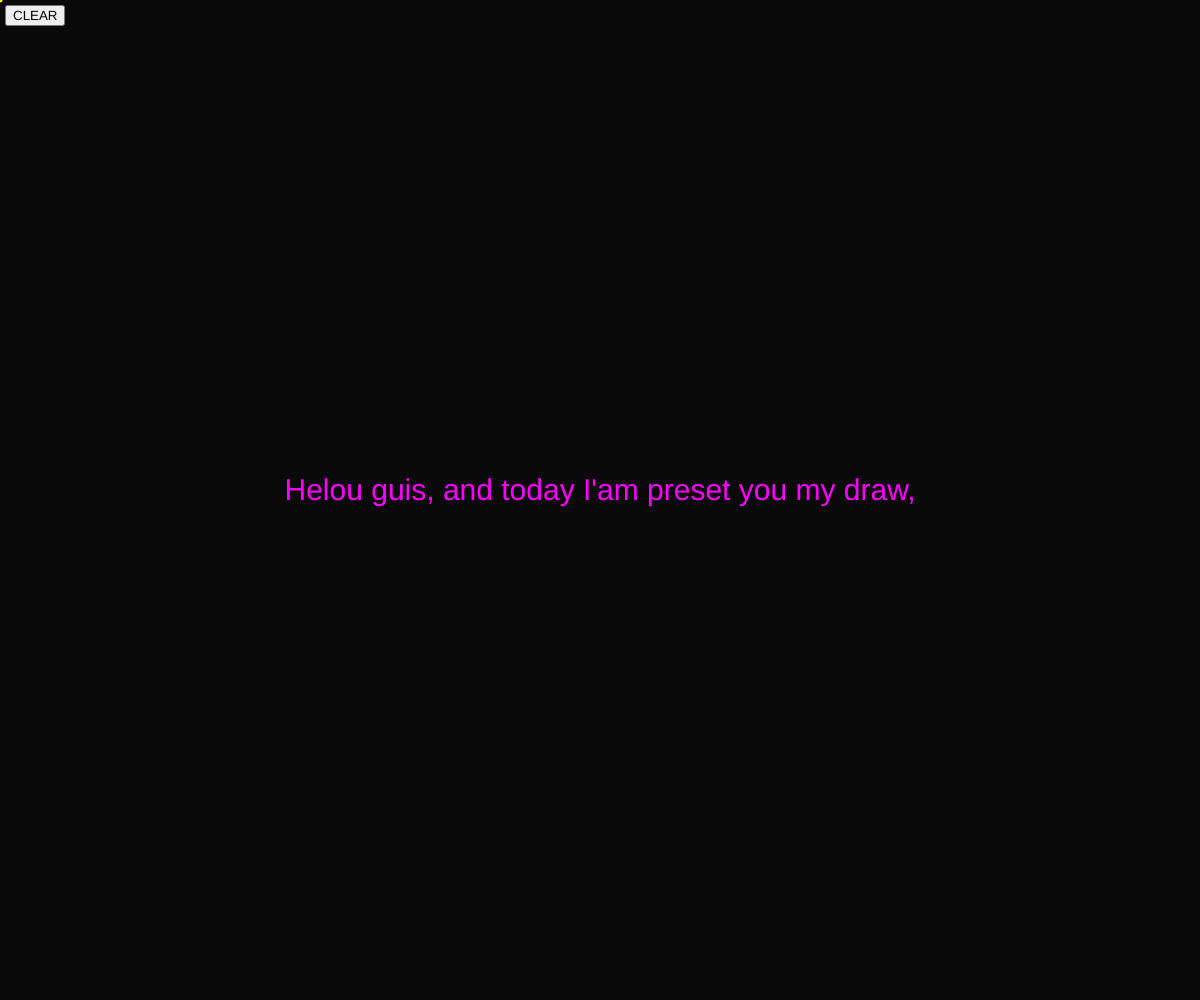
Frame 1 (no input)
Frame 60 (no input): identical to frame 1, image omitted
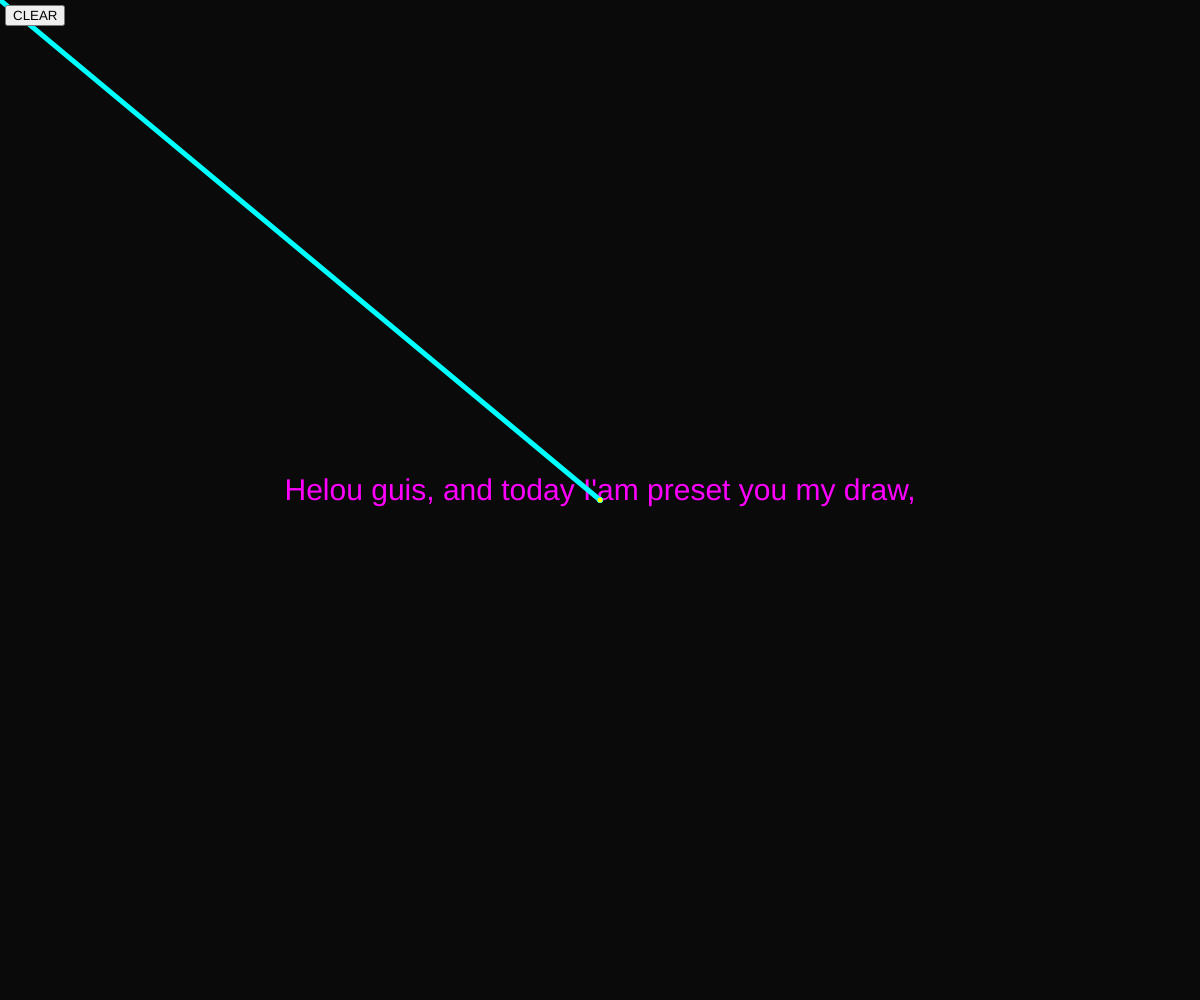
Frame 120 (the mouse pressed at the canvas centre since frame 60)

The p5.js sketch that drew these frames (run headless with seeded random() and noise() and a simulated clock; from frame 60 on, the mouse is pressed at the canvas centre):

// p5.js sketch
// ── sketch.js
/* uses p5.js | by Plasmoxy */

let canvas, bgColor;

let graphics;
let btn;

function setup() {
  bgColor = color(10);
  canvas = createCanvas(windowWidth, windowHeight);

  graphics = createGraphics(windowWidth, windowHeight);

  btn = createButton("CLEAR");
  btn.position(5, 5);
  btn.mousePressed(graphics.clear);

  graphics.push();
  graphics.textSize(30);
  graphics.textAlign(CENTER);
  graphics.noStroke();
  graphics.fill(255, 0, 255);
  graphics.text("Helou guis, and today I'am preset you my draw,", width/2, height/2);
  graphics.pop();
}

function draw() {
  background(bgColor);
  image(graphics, 0, 0);
  //background(bgColor);
  if (mouseIsPressed) {
    graphics.strokeWeight(5);
    graphics.stroke(0, 255, 255);
    graphics.line(pmouseX, pmouseY, mouseX, mouseY);
  }

  fill(255, 255, 0);
  noStroke();
  ellipse(mouseX, mouseY, 5, 5);

}
